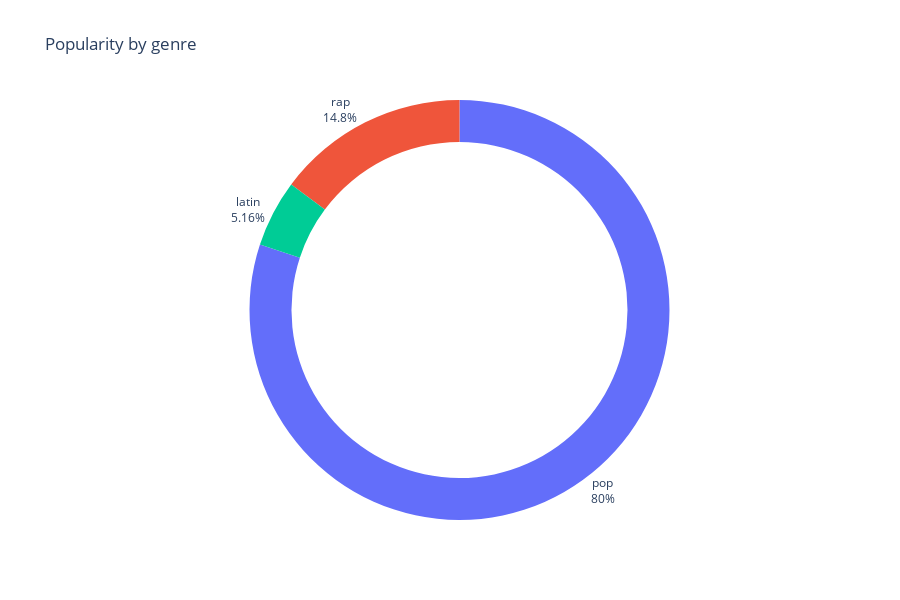

Source (notebook cell):
### Code cell
fig = px.pie(data, values = 'track_popularity', names='playlist_genre', title='Popularity by genre', hole = 0.8)
fig.update_layout(showlegend=False, height = 600)
fig.update_traces(textposition = 'outside', textinfo='label+percent')
fig.show()

print( cut_bins.astype('category').cat.codes)

### Figure 1 — Plotly figure (JSON) as saved in the notebook; plotly's stock layout.template omitted (floating-point values rounded to 4 significant figures)
{"data": [{"domain": {"x": [0, 1], "y": [0, 1]}, "hole": 0.8, "hovertemplate": "playlist_genre=%{label}<br>track_popularity=%{value}<extra></extra>", "labels": ["pop", "latin", "rap", "pop", "pop", "pop", "pop", "pop", "pop", "pop", "pop", "pop", "pop", "pop", "pop", "pop", "pop", "rap", "pop", "rap"], "legendgroup": "", "name": "", "showlegend": true, "textinfo": "label+percent", "textposition": "outside", "type": "pie", "values": [100, 99, 98, 98, 98, 98, 98, 97, 97, 97, 95, 95, 94, 94, 94, 94, 94, 93, 93, 93]}], "layout": {"height": 600, "legend": {"tracegroupgap": 0}, "showlegend": false, "title": {"text": "Popularity by genre"}}}
